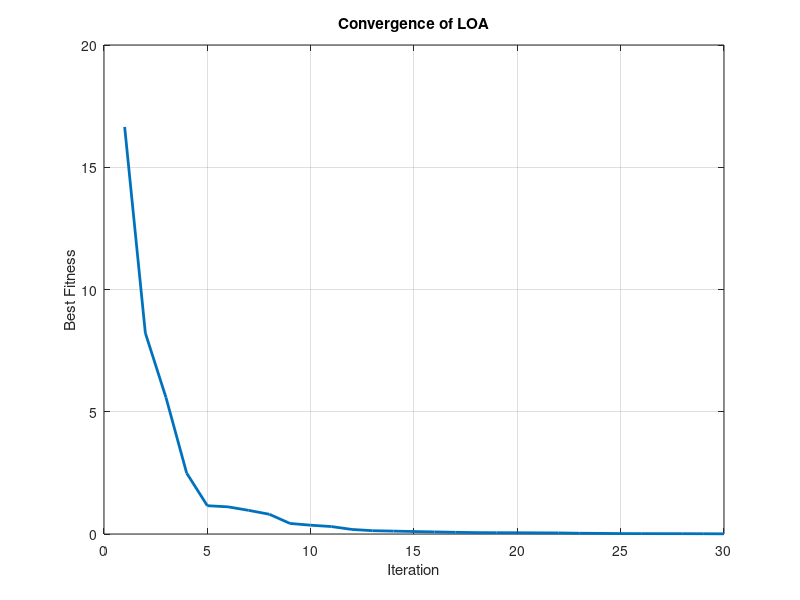

Source code (MATLAB):
% Lion Optimization Algorithm (LOA) Implementation in MATLAB
% Objective: Minimize Sphere Function

clc;
clear;
close all;

% Problem Definition
nVar = 10;               % Number of Variables
VarMin = -10;            % Lower Bound
VarMax = 10;             % Upper Bound
MaxIt = 30;             % Maximum Number of Iterations
nLions = 1000;             % Number of Lions (Population Size)
nPride = floor(nLions / 2); % Lions in the Pride
nNomad = nLions - nPride;  % Nomad Lions

% Fitness Function (Sphere Function)
fitnessFunc = @(x) sum(x.^2);

% Initialization
lions.Position = [];
lions.Fitness = [];
for i = 1:nLions
    lions(i).Position = VarMin + (VarMax - VarMin) .* rand(1, nVar); % Replace unifrnd
    lions(i).Fitness = fitnessFunc(lions(i).Position);
end

% Divide Lions into Pride and Nomads
[~, sortIdx] = sort([lions.Fitness]);
lions = lions(sortIdx);
pride = lions(1:nPride);
nomad = lions(nPride+1:end);

% Sweep Factor and Exploration Rate
SF = 8;                  % Sweep Factor
alpha = 6;             % Movement control factor

% Main Loop of LOA
BestFitness = zeros(MaxIt, 1);
for it = 1:MaxIt
    % Update Pride
    for i = 1:nPride
        leader = pride(1); % Select best lion in pride
        randFactor = rand();
        pride(i).Position = pride(i).Position ...
                            + alpha * randFactor .* (leader.Position - pride(i).Position);
        pride(i).Position = min(max(pride(i).Position, VarMin), VarMax);
        pride(i).Fitness = fitnessFunc(pride(i).Position);
    end

    % Update Nomads
    for i = 1:nNomad
        randFactor = rand();
        nomad(i).Position = nomad(i).Position + SF * randFactor .* (2 * rand(1, nVar) - 1);
        nomad(i).Position = min(max(nomad(i).Position, VarMin), VarMax);
        nomad(i).Fitness = fitnessFunc(nomad(i).Position);
    end

    % Combine and Sort Lions
    lions = [pride, nomad];
    [~, sortIdx] = sort([lions.Fitness]);
    lions = lions(sortIdx);
    pride = lions(1:nPride);
    nomad = lions(nPride+1:end);

    % Store Best Fitness
    BestFitness(it) = lions(1).Fitness;

    % Display Progress
    fprintf('Iteration %d: Best Fitness = %.6f\n', it, BestFitness(it));
end

% Results
figure;
plot(1:MaxIt, BestFitness, 'LineWidth', 2);
xlabel('Iteration');
ylabel('Best Fitness');
title('Convergence of LOA');
grid on;
